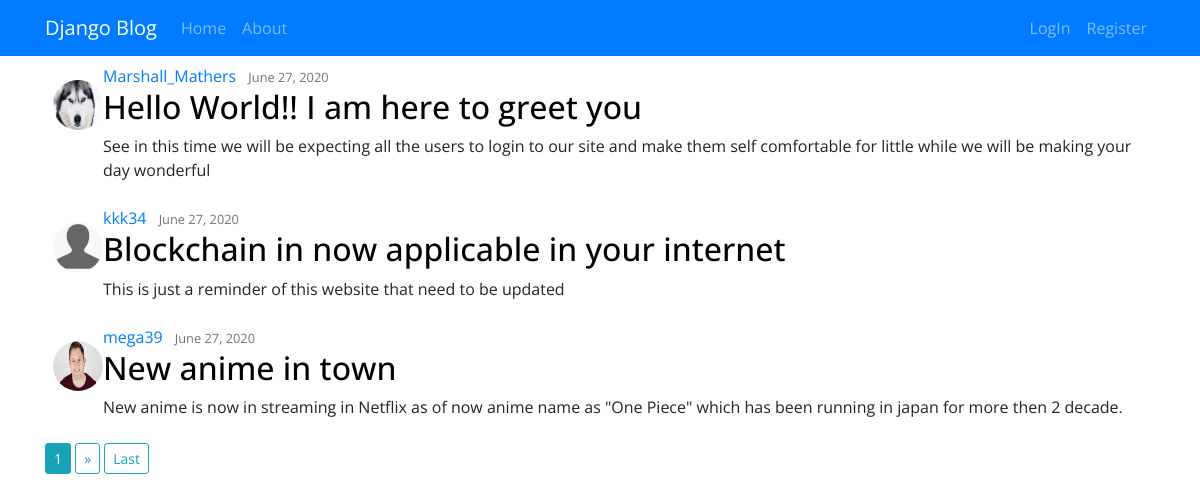
The page / on the database its author committed.
### blog/models.py (models this page shows, shortened)
class Post(models.Model):
    title=models.CharField(max_length=100)
    content=models.TextField()
    date_posted=models.DateTimeField(default=timezone.now)
    author=models.ForeignKey(User,on_delete=models.CASCADE)
    class Meta:
        ordering=['-title']

### users/models.py (models this page shows, shortened)
class Profile(models.Model):
    user=models.OneToOneField(User,on_delete=models.CASCADE)
    image=models.ImageField(default='default.png',upload_to='profile_pics')

### blog/views.py (the view)
# urls.py: path('',PostListView.as_view(),name='blog-home'),
class PostListView(ListView):
    model=Post
    template_name='blog/home.html'  #<app>/<model>_<viewtype>.html
    context_object_name='post'
    ordering=['-date_posted']
    paginate_by=3

### blog/templates/blog/home.html (shortened to what this page needs)
{% extends 'blog/base.html' %}
{% block content %}
    {% for i in post %}
        <article class="media content-section m-2">
         <img src="{{ i.author.profile.image.url }}" alt="!!" class="img-responsive rounded-circle mt-3" style="height:50px; width:50px;">
            <div class="media-body">
                <div class="article-metadata">
                    <a  class="mr-2" href="{% url 'profile' %}"> {{i.author}} </a>
                    <small class="text-muted"> {{i.date_posted|date:"F d, Y"}} </small>
                </div>
                <h2><a class="artical-title" href="{% url 'blog-detail' i.id %}" id="blogtitle"> {{i.title}} </a></h2>
                <p class="artical-content"> {{i.content}} </p>
            </div>
        </article>
    {% endfor %}
    {% if is_paginated %}
        {% for num in page_obj.paginator.page_range %}
            {% if page_obj.number == num %}
                <a href="?page={{num}}" class="btn btn-info btn-sm">{{num}}</a>
            {% elif num > page_obj.number|add:'-1' and num < page_obj.number|add:'1' %}
                <a href="?page={{num}}" class="btn btn-outline-info btn-sm">{{num}}</a>
            {% endif %}
        {% endfor %}
        {% if page_obj.has_next %}
            <a href="?page={{page_obj.next_page_number}}" class="btn btn-outline-info btn-sm"><span aria-hidden="true">&raquo;</span></a>
            <a href="?page={{page_obj.paginator.num_pages}}" class="btn btn-outline-info btn-sm">Last</a>
        {% endif %}
    {% endif %}
    {% endblock content %}

### blog/templates/blog/base.html (shortened to what this page needs)
<!doctype html>
{% load static %}
<html lang="en">
  <head>
    <link rel="stylesheet" href="https://stackpath.bootstrapcdn.com/bootstrap/4.5.0/css/bootstrap.min.css">
    <link rel="stylesheet" href="{% static 'blog/base.css' %}">
  </head>
  <body>
    <header>
        <nav class="navbar sticky-top navbar-expand-lg navbar-dark bg-primary">
          <div class="container">
            <a class="navbar-brand" href=" {% url 'blog-home' %} ">Django Blog</a>
                <div class="collapse navbar-collapse" id="navbarSupportedContent">
                    <div class="navbar-nav mr-auto">
                        <a class="nav-link" href=" {% url 'blog-home' %} ">Home <span class="sr-only">(current)</span></a>
                        <a class="nav-link" href="{% url 'blog-about' %}">About</a>
                    </div>
                    <div class="navbar-nav">
                      {% if user.is_authenticated %}
                        <li class="nav-item dropdown">
                          <a class="nav-link dropdown-toggle" href="#" id="navbarDropdown" role="button" data-toggle="dropdown" aria-haspopup="true" aria-expanded="false">
                            {{user.username}}
                          </a>
                          <div class="dropdown-menu" aria-labelledby="navbarDropdown">
                            <a class="dropdown-item" href="{% url 'profile' %}">Profile Info</a>
                            <a class="dropdown-item" href="{% url 'blog-new' %}">Write Blog</a>
                        </li>
                        <a class="nav-link" href="{% url 'logout' %}">Logout</a>
                      {% else %}
                        <a class="nav-link" href="{% url 'login' %}">LogIn</a>
                        <a class="nav-link" href="{% url 'register' %}">Register</a>
                      {% endif %}
                  </div>
                </div>
              </div>
        </nav>
    </header>
    <div class="container">
        {% block content %}
        {% endblock content %}
    </div>
  </body>
</html>

### blog/static/blog/base.css (style rules this page uses)
body { font-family: 'Open Sans', sans-serif; }
#blogtitle { text-decoration: none; color: black; }
nav { position: sticky; }

### rows shown on the page
Post: author.profile.image (picture), author "Marshall_Mathers", date_posted "June 27, 2020", title "Hello World!! I am here to greet you", content "See in this time we will be expecting all the users to login to our site and make them self comfortable for little while we will be making your day wonderful"
Post: author.profile.image (placeholder picture), author "kkk34", date_posted "June 27, 2020", title "Blockchain in now applicable in your internet", content "This is just a reminder of this website that need to be updated"
Post: author.profile.image (picture), author "mega39", date_posted "June 27, 2020", title "New anime in town", content "New anime is now in streaming in Netflix as of now anime name as \"One Piece\" which has been running in japan for more then 2 decade."

### other values the page prints
{{ num }} "1"
